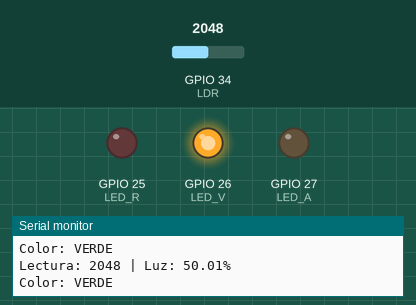
The sketch below on a simulated ESP32. Shown: output pins drawn as LEDs (lit = HIGH), the last lines printed to the serial monitor. The test bench sets the inputs (shaded band); at power-on: GPIO 34 (LDR) = 2048.

Above: at 1.3 s.
1.4 s: GPIO 34 (LDR) set to 2387
2.9 s: GPIO 34 (LDR) set to 2491
At 3.4 s:
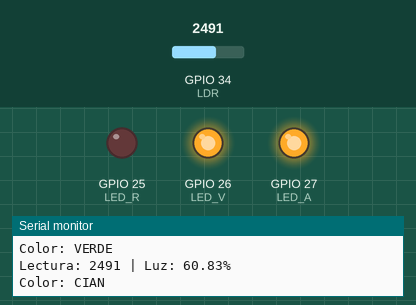
4.5 s: GPIO 34 (LDR) set to 3229
6.0 s: GPIO 34 (LDR) set to 3306
At 7.0 s:
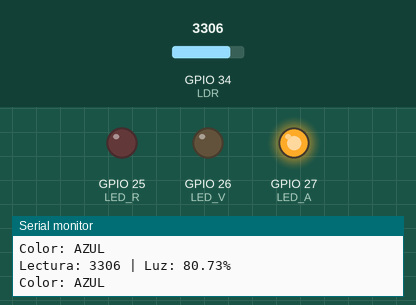
7.5 s: GPIO 34 (LDR) set to 1228
At 8.2 s:
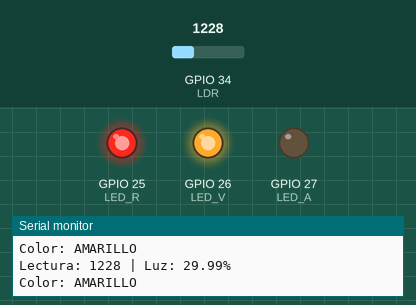
9.0 s: GPIO 34 (LDR) set to 871
10.5 s: GPIO 34 (LDR) set to 750
At 11.7 s:
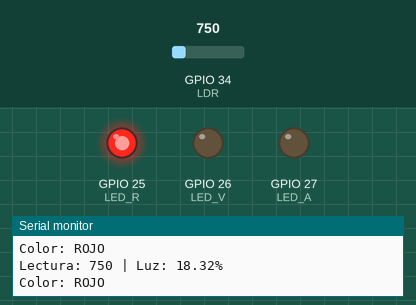
Timing chart, 0 to 13.0 s (numbered marks = the images above; inputs shaded):
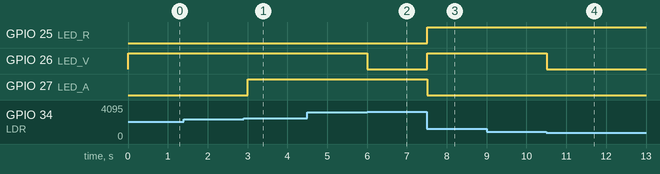

Measured:
- the behaviour switches between 2456 and 2457 on GPIO 34 (LDR) (found by bisection; images 0 and 1)
- the behaviour switches between 3275 and 3276 on GPIO 34 (LDR) (found by bisection; images 1 and 2)
- the behaviour switches between 819 and 818 on GPIO 34 (LDR) (found by bisection; images 3 and 4)
- after the input at 2.9 s, GPIO 27 (LED_A): LOW → HIGH after 0.10 s
- after the input at 6.0 s, GPIO 26 (LED_V): HIGH → LOW at once
- after the input at 7.5 s, GPIO 25 (LED_R), GPIO 26 (LED_V): LOW → HIGH at once; GPIO 27 (LED_A): HIGH → LOW at once
- after the input at 10.5 s, GPIO 26 (LED_V): HIGH → LOW at once

The sketch:

codigo_ldr_rgb.ino
```cpp
int LDR = 34;

int LED_R = 25;
int LED_V = 26;  // Verde
int LED_A = 27;  // Azul

void setup() {
  Serial.begin(115200);

  pinMode(LED_R, OUTPUT);
  pinMode(LED_V, OUTPUT);
  pinMode(LED_A, OUTPUT);
}

void loop() {
  int lecturaBits = analogRead(LDR);
  float porcentajeLuz = (lecturaBits / 4095.0) * 100.0;

  Serial.print("Lectura: ");
  Serial.print(lecturaBits);
  Serial.print(" | Luz: ");
  Serial.print(porcentajeLuz);
  Serial.println("%");

  // Apagar los tres colores antes de elegir el nuevo
  digitalWrite(LED_R, LOW);
  digitalWrite(LED_V, LOW);
  digitalWrite(LED_A, LOW);

  if (porcentajeLuz < 20) {
    // Color rojo
    digitalWrite(LED_R, HIGH);
    Serial.println("Color: ROJO");

  } else if (porcentajeLuz < 40) {
    // Rojo + verde = amarillo
    digitalWrite(LED_R, HIGH);
    digitalWrite(LED_V, HIGH);
    Serial.println("Color: AMARILLO");

  } else if (porcentajeLuz < 60) {
    // Color verde
    digitalWrite(LED_V, HIGH);
    Serial.println("Color: VERDE");

  } else if (porcentajeLuz < 80) {
    // Verde + azul = cian
    digitalWrite(LED_V, HIGH);
    digitalWrite(LED_A, HIGH);
    Serial.println("Color: CIAN");

  } else {
    // Color azul
    digitalWrite(LED_A, HIGH);
    Serial.println("Color: AZUL");
  }

  delay(500);
}
```
